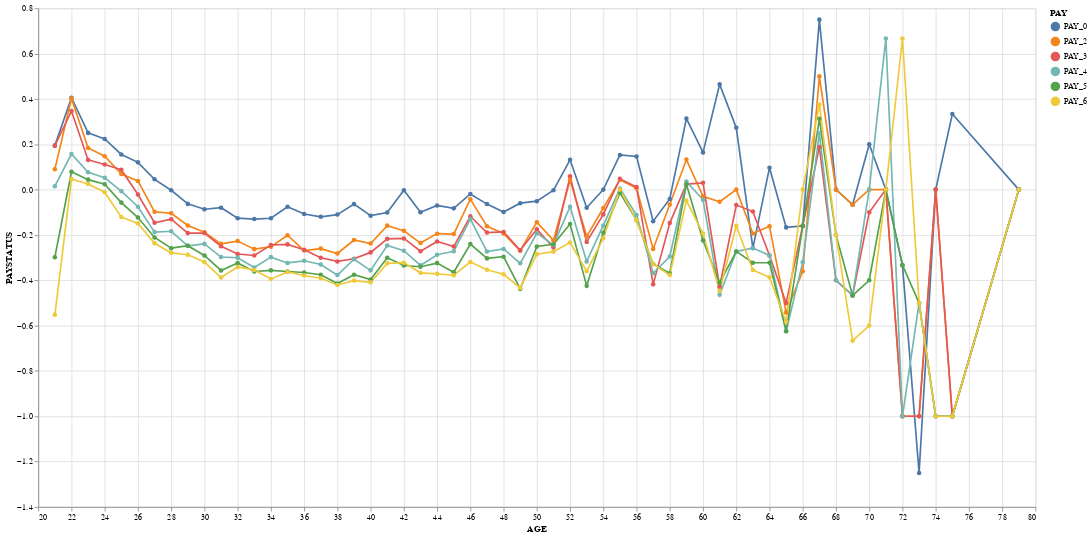

The code cell stored with this chart in its notebook:
### Code cell
alt.data_transformers.enable('default', max_rows=None)
alt.Chart(viz_age_paystatus_df).mark_line(point=True).encode(
    x=alt.X('AGE'),
    y='PAYSTATUS',
    color='PAY',
    tooltip=['AGE', 'PAYSTATUS', 'PAY']
).properties(
    width=1200,
    height=600
)

### Figure 1 — Vega-Lite specification as saved in the notebook (floating-point values rounded to 4 significant figures; data arrays with more than 128 entries replaced by an {"elided": "..."} marker saying what was removed)
{"config": {"view": {"continuousWidth": 400, "continuousHeight": 300}}, "data": {"name": "data-911852f3d30d6a62e57e1b489170222c"}, "mark": {"type": "line", "point": true}, "encoding": {"color": {"field": "PAY", "type": "nominal"}, "tooltip": [{"field": "AGE", "type": "quantitative"}, {"field": "PAYSTATUS", "type": "quantitative"}, {"field": "PAY", "type": "nominal"}], "x": {"field": "AGE", "type": "quantitative"}, "y": {"field": "PAYSTATUS", "type": "quantitative"}}, "height": 600, "width": 1200, "$schema": "https://vega.github.io/schema/vega-lite/v4.17.0.json", "datasets": {"data-911852f3d30d6a62e57e1b489170222c": {"elided": "336 records"}}}
